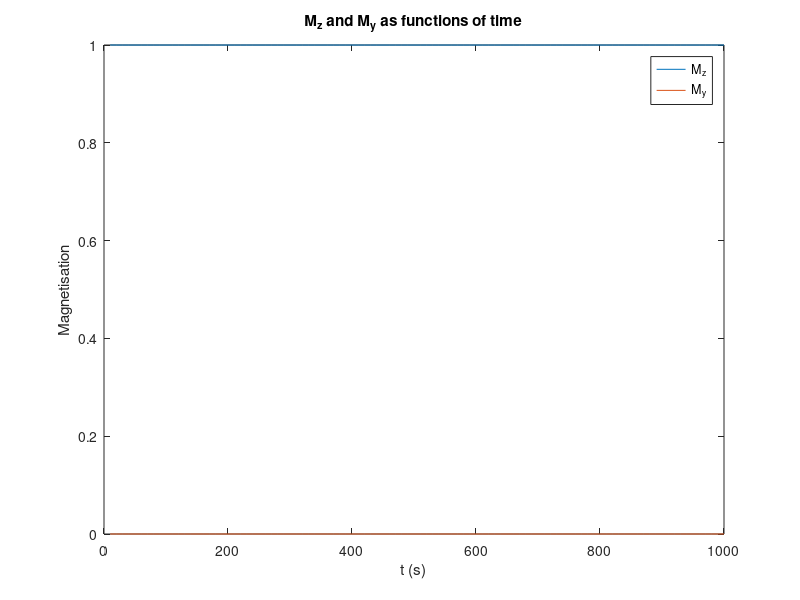

This chart was generated by the following MATLAB code:
%Set constants
M0 = 1;
angle = 180; %in degrees
a = 2*pi*(angle/360); %flip angle
TR = 10; %repetition time
T1 = 1; %T1 relaxation time
E = exp(-TR/T1);

%Set up variables
time = 1:100;
time = time*TR;
M_z = zeros(1,100);
M_y = zeros(1,100);
M_z(1) = M0;

%Model M
for i = 2:100
    %Immediately after pulse
    M_z_plus = M_z(i-1)*cos(a);
    M_y_plus = M_z(i-1)*sin(a);

    %Before next pulse
    M_z(i) = E*M_z_plus + (1-E)*M0;
    M_y(i) = M_y_plus;
end

%plot
figure
plot(time, M_z)
hold on
plot(time, M_y)
title('M_z and M_y as functions of time')
xlabel('t (s)')
ylabel('Magnetisation')
legend('M_z', 'M_y')

